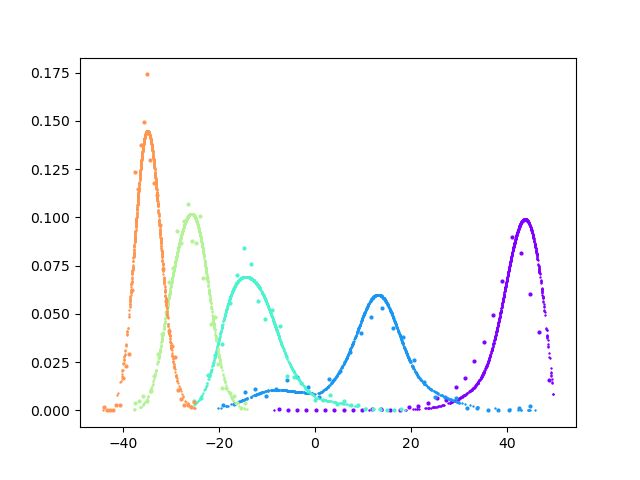

This chart was generated by the following Python code:
from __future__ import print_function
import pandas as pd
import numpy as np
import random
import math
import pickle
from numpy.polynomial.hermite import hermgauss
#import tensorflow as tf
import tensorflow.compat.v1 as tf
tf.disable_v2_behavior()
from femodel_tf_optimizer import femodel_tf_optimizer
import os, sys
import argparse


class femodel(femodel_tf_optimizer):
    """
    Class to optimize analytic binding free energy model with Tensorflow
    """
    kBT = 1.986e-3*300.0
    epsim = tf.constant(1.e-8, dtype=tf.float64)
    
    """    
    Rational soft-core function.

    Special case: when $u_c = 0$, 
    $$
    u_{\rm sc,0}(u)=
    \begin{cases}
    u                                                         & u \le 0 \\
    u_{\rm max} f_{\rm sc}(y)                                 & u  >  0
    \end{cases}
    $$
    with
    $$
    y = \frac{u}{u_{\rm max}}
    $$
    $$
    f_{\rm sc}(y) = \frac{z(y)^{a}-1}{z(y)^{a}+1} \, ,
    $$
    and
    $$
    z(y)=1+2 y/a + 2 (y/a)^2
    $$
    
    Inverse: $u = u_{\rm sc,0}$ for $u \le 0$. For $u > 0$:
    $$
    f_{\rm sc} = u_{\rm sc,0}/{u_{\rm max}}
    $$
    $$
    z = \left( \frac{1 + f_{\rm sc}}{1 - f_{\rm sc}}  \right)^(1/a)
    $$
    y = \frac{a}{2} \left( \sqrt{2 z - 1} -1  \right)
    $$
    $$
    u = u_{\rm max} y
    $$

    The derivative is:
    $$
    \frac{d u_{\rm sc,0}(u) }{du} = \frac{4 z^{a - 1}{(z^a + 1)^2} ( 1 + 2 \frac{y}{a} )
    $$
    for $u > 0$ and $1$ otherwise

    The general case $u_c \ne 0$ is obtained by shifting $u_{\rm sc}(u)$ up by $u_c$ and right by $u_c$:
    $$
    u_{\rm sc}(u) = u_{\rm sc,0}(u - u_c) + u_c
    $$
    For consistency, $u_{\rm max}$ is also shifted up by $u_c$. So the general case $u_c \ne 0$ is obtained
    by the special case $u_c = 0$ by the replacements
    $$
    u \rightarrow u - u_c
    $$
    $$
    u_{\rm max} \rightarrow u_{\rm max} - u_c
    $$

    Inverse for the general case: same as for the special case with the replacements above and:
    $$
    u = ( u_{\rm max} - u_c ) y + u_c
    $$

    Using the chain rule, the derivative for the general case has the same expression as the special case
    with the same replacements.
    

    """
    alphasc = tf.constant(1./16.,dtype=tf.float64)
    umaxsc = tf.constant(50.0/kBT, dtype=tf.float64)
    ubcore = tf.constant(0.0/kBT, dtype=tf.float64)
    def inverse_soft_core_function(self,usc):
        uno = tf.ones([tf.size(usc)], dtype=tf.float64)
        usc_safe1 = tf.where(usc < femodel.ubcore + femodel.epsim,       uno*(femodel.ubcore + femodel.epsim), usc)
        usc_safe2 = tf.where(usc_safe1 > femodel.umaxsc - femodel.epsim, uno*(femodel.umaxsc - femodel.epsim), usc_safe1)
        fsc = (usc_safe2-femodel.ubcore)/(femodel.umaxsc-femodel.ubcore)
        z = tf.math.pow((1.+fsc)/(1.-fsc), 1./femodel.alphasc)
        y = 0.5*femodel.alphasc*(-1.0 + tf.math.sqrt(2.*z - 1.))
        return tf.where(usc <= femodel.ubcore,
                        usc,
                        femodel.ubcore + (femodel.umaxsc - femodel.ubcore)*y)
    
    def der_soft_core_function(self,u):# dusc/du
        y = (u - femodel.ubcore)/(femodel.umaxsc-femodel.ubcore)
        z = 1 + 2.*y/femodel.alphasc + 2.*tf.math.pow(y/femodel.alphasc,2)
        za = tf.math.pow(z,femodel.alphasc)
        return tf.where(u <= femodel.ubcore,
                        tf.ones([tf.size(u)], dtype=tf.float64),
                        (4*(za/z)/tf.math.pow((za+1),2))*(1 + 2.*y/femodel.alphasc))

    def alchemical_potential_x(self, lmbds, xscbind):
        return tf.math.log(1. + tf.math.exp(- (xscbind[:,None]-lmbds['u0'][None,:]) * lmbds['alpha'][None,:])) * ((lmbds['Lambda2'][None,:] - lmbds['Lambda1'][None,:])/(lmbds['alpha'][None,:]+self.eps)) + xscbind[:,None] * lmbds['Lambda2'][None,:] + lmbds['w0'][None,:]
    
    def alchemical_potential(self, lmbds, uscbind):
        # self.eps is there to cover the case lambda1 = lambda2 and alpha = 0 in which case we have a linear alchemical potential
        return ((lmbds['Lambda2'] - lmbds['Lambda1'])/(lmbds['alpha']+self.eps))*tf.math.log(1. + tf.math.exp(-lmbds['alpha']*(uscbind-lmbds['u0']))) + lmbds['Lambda2']*uscbind + lmbds['w0']

if __name__ == '__main__':

    parser = argparse.ArgumentParser()
    parser.add_argument("-o", "--optimize", action="store_true", default=0,
                        help="Optimize parameters. Otherwise plot only.")
    parser.add_argument("-c", "--ncycles", type=int, default=100,
                        help="Number of optimization cycles")
    parser.add_argument("-n", "--nsteps", type=int, default=10,
                        help="Number of optimization steps in each cycle")
    parser.add_argument("-r", "--restart", action="store_true", default=0,
                        help="Restart optimization from the parameters saved in the pickle restart file")
    parser.add_argument("-b", "--basename",
                        help="Basename of the optimization job. Defaults to basename of this script.")
    parser.add_argument("-d", "--datafile", default="repl.cycle.potE.temp.lambda.ebind.lambda1.lambda2.alpha.u0.w0.dat",
                        help="Data file")
    parser.add_argument("-l", "--leg", type=float, default=1.0,
                        help="Value of state ID at which to plot the distributions")
    parser.add_argument("-s", "--stateID", nargs="+", type=int, default=0,
                        help="Values of state ID at which to plot the distributions")
    args = parser.parse_args()
    
    restart = args.restart
    production = args.optimize
    testarea = not production

    if args.basename:
        basename = args.basename
    else:
        basename = os.path.basename(os.path.splitext(sys.argv[0])[0])
        
    datafile = args.datafile
    ncycles = args.ncycles
    nsteps = args.nsteps
    states = args.stateID
    
    leg = args.leg

    print("Leg = ", leg)
    if leg == 1:
        direction = leg
    else:
        direction = -1.0
    print("Direction = ", direction)

    sdm_data_raw = pd.read_csv(datafile, delim_whitespace=True,
                           header=None,names=["cycle", "stateID", "temp", "direct", "Lambda1",
                                              "Lambda2", "alpha", "u0", "w0", "potE", "ebind", "bias"])

    lam_col = []
    for row in sdm_data_raw['stateID']:
        lam = 0.05*row
        if (lam > 0.5):
            lam = lam - 0.05
        lam_col.append(lam)

    sdm_data_raw.insert(2, "Lambda", lam_col)

    #print(sdm_data_raw)

    sdm_data = sdm_data_raw[sdm_data_raw["direct"] == direction]

    #print(sdm_data)

    temperature = 300.0
    kT = 1.986e-3*temperature # [kcal/mol]
    beta = 1./kT

    nmodes = 3

    reference_params = {}
    reference_params['ub'] = [  -18.69*beta, -12.63*beta, -6.99*beta ]
    reference_params['sb'] = [ 3.11*beta,  3.61*beta, 3.5*beta ]
    reference_params['pb'] = [ 2.60e-6, 1.44e-5, 4.08e-8 ]
    reference_params['elj'] = [ 1.1*beta, 1.1*beta, 1.1*beta ]
    reference_params['uce'] = [ 1.1,    1.1, 1.1 ]
    reference_params['nl']  = [   10,    20, 30 ]
    reference_params['wg'] =  [ 1.04e-2, 8.11e-2, 9.09e-1 ]
    
    scale_params = {}
    scale_params['ub'] =  [ 1.*beta, 1.*beta, 1.*beta ]
    scale_params['sb'] =  [ 0.1*beta, 0.1*beta, 0.1*beta ]
    scale_params['pb'] =  [ 1.e-6, 1.e-5, 1.e-8  ]
    scale_params['elj'] = [ 1*beta, 1*beta, 1*beta ]
    scale_params['uce'] = [ 1, 1, 1 ]
    scale_params['nl']  = [ 1, 1, 1 ]
    scale_params['wg'] =  [ 1.e-2, 1.e-2, 1.e-1 ]


    range_params = {}
    range_params['ub'] = [ (-30*beta, 30.0*beta), (-30.0*beta, 30.0*beta), (-30.0*beta, 30.0*beta) ]
    range_params['sb'] = [ (2.0*beta, 8.0*beta), (2.0*beta, 8.0*beta), (2.0*beta, 8.0*beta) ]
    range_params['pb'] = [ (0.0, 1.0), (0.0, 1.0), (0.0, 1.0) ]
    range_params['elj'] = [ (1*beta, 20.0*beta), (1*beta, 20.0*beta), (1*beta, 20.0*beta) ]
    range_params['uce'] = [ (1.0, 10.0), (1.0, 10.0), (1.0, 10.0) ]
    range_params['nl'] = [ (3.0, 60.0), (3.0, 60.0), (3.0, 60.0) ]
    
    learning_rate = 0.05

    discard = 500
    
    xparams = {}
    if restart:
        with open(basename + '.pickle', 'rb') as f:
            best_ubx, best_sbx, best_pbx, best_ex, best_ucx, best_nlx, best_wgx = pickle.load(f)
            xparams['ub'] = best_ubx
            xparams['sb'] = best_sbx
            xparams['pb'] = best_pbx
            xparams['elj']   = best_ex
            xparams['uce']  = best_ucx
            xparams['nl']  = best_nlx
            xparams['wg'] = best_wgx
    else:
        xparams['ub']  = [0. for i in range(nmodes) ]
        xparams['sb']  = [0. for i in range(nmodes) ]
        xparams['pb']  = [0. for i in range(nmodes) ]
        xparams['elj']   = [0. for i in range(nmodes) ]
        xparams['uce']  = [0. for i in range(nmodes) ]
        xparams['nl']  = [0. for i in range(nmodes) ]
        xparams['wg']  = [0. for i in range(nmodes) ]

    fe_optimizer = femodel(sdm_data, reference_params, temperature, range_params=range_params,
                  xparams=xparams, scale_params=scale_params, discard=discard, learning_rate=learning_rate)
                                        
    variables = [ fe_optimizer.ubx_t, fe_optimizer.sbx_t , fe_optimizer.ex_t, fe_optimizer.ucx_t, fe_optimizer.nlx_t, fe_optimizer.wgx_t, fe_optimizer.pbx_t ]
    
    #----- test area ----------------

    tf.logging.set_verbosity(tf.logging.ERROR)
    
    if testarea:
        with tf.Session() as sess:
            sess.run(fe_optimizer.init)
            ll = sess.run(fe_optimizer.cost)
            uv = sess.run(fe_optimizer.u)
            uscv = sess.run(fe_optimizer.usc)
            p0v = sess.run(tf.squeeze(fe_optimizer.p0))
            p0scv = sess.run(tf.squeeze(fe_optimizer.p0sc))
            pklv = sess.run(tf.squeeze(fe_optimizer.pkl))
            xscv = sess.run(fe_optimizer.xsc)
            p0scxv = sess.run(tf.squeeze(fe_optimizer.p0scx))
            sts = sess.run(fe_optimizer.lambdas['stateID'])
            upscv = sess.run(fe_optimizer.upsc)
            klv = sess.run(tf.squeeze(fe_optimizer.kl))


            best_ubx = sess.run(fe_optimizer.ubx_t)
            best_sbx = sess.run(fe_optimizer.sbx_t)
            best_pbx = sess.run(fe_optimizer.pbx_t)
            best_ex  = sess.run(fe_optimizer.ex_t)
            best_ucx = sess.run(fe_optimizer.ucx_t)
            best_nlx = sess.run(fe_optimizer.nlx_t)
            best_wgx = sess.run(fe_optimizer.wgx_t)
                        
            best_ub = sess.run(fe_optimizer.ub_t)
            best_sb = sess.run(fe_optimizer.sb_t)
            best_pb = sess.run(fe_optimizer.pb_t)
            best_elj  = sess.run(fe_optimizer.elj_t)
            best_uce = sess.run(fe_optimizer.uce_t)
            best_nl = sess.run(fe_optimizer.nl_t)
            best_wg = sess.run(fe_optimizer.wg_t)
            
            print("Optimized Cost =", ll)
            print("Parameters:")
            print("wg = ", best_wg/np.sum(best_wg))
            results = fe_optimizer.applyunits(best_ub, best_sb, best_pb, best_elj, best_uce, best_nl)
            params = ["ub", "sb", "pb", "elj", "uce", "nl"]
            for mode, item in enumerate(results):
                string = ""
                for value in item:
                    string = string + str(value) + " "
                print(params[mode] + " = [" + string + "]")
            print("-------------------------------------------------------------------------")


        # plot
        import matplotlib
        import matplotlib.pyplot as plt
        fig, ax = plt.subplots()
        color = iter(plt.cm.rainbow(np.linspace(0, 1, len(states) + 1)))
        for state in states:
            mask = abs(sts - state) < 1.e-6
            hist, bin_edges = np.histogram(uscv[mask]*kT, bins=30, density=True)
            nh = len(hist)
            dx = bin_edges[1] - bin_edges[0]
            xp = bin_edges[0:nh] + 0.5*dx
            c = next(color)
            ax.plot(xp, hist, 'o', markersize = 2, c=c)
            ax.plot(uscv[mask]*kT, pklv[mask]/kT, '+', markersize = 1, c=c)
            #ax.set_xlim([-40*kT,200*kT])
        #plt.show()
        plt.savefig(basename + ".png")



    #------- training area ----------------------

    if production:
        with tf.Session() as sess:
    
            sess.run(fe_optimizer.init)
            fe_optimizer.opt = fe_optimizer.optimizer.minimize(fe_optimizer.cost, var_list = variables)
            sess.graph.finalize()
            ll = sess.run(fe_optimizer.cost)

            best_loss = ll
            best_ubx = sess.run(fe_optimizer.ubx_t)
            best_sbx = sess.run(fe_optimizer.sbx_t)
            best_pbx = sess.run(fe_optimizer.pbx_t)
            best_ex  = sess.run(fe_optimizer.ex_t)
            best_ucx = sess.run(fe_optimizer.ucx_t)
            best_nlx = sess.run(fe_optimizer.nlx_t)
            best_wgx = sess.run(fe_optimizer.wgx_t)
            
            best_ub = sess.run(fe_optimizer.ub_t)
            best_sb = sess.run(fe_optimizer.sb_t)
            best_pb = sess.run(fe_optimizer.pb_t)
            best_elj  = sess.run(fe_optimizer.elj_t)
            best_uce = sess.run(fe_optimizer.uce_t)
            best_nl = sess.run(fe_optimizer.nl_t)
            best_wg = sess.run(fe_optimizer.wg_t)
            
            gubx = sess.run(fe_optimizer.gubx_t)
            gsbx = sess.run(fe_optimizer.gsbx_t)
            gpbx = sess.run(fe_optimizer.gpbx_t)
            gex = sess.run(fe_optimizer.gex_t)
            gucx = sess.run(fe_optimizer.gucx_t)
            gnlx = sess.run(fe_optimizer.gnlx_t)
            gwgx = sess.run(fe_optimizer.gwgx_t)
            print("Gradients:")
            print(gubx,gsbx,gpbx,gex,gucx,gnlx,gwgx)
            
            print("Start Cost =", ll)
            print("Parameters:")
            print("wg = ", best_wg)

            results = fe_optimizer.applyunits(best_ub, best_sb, best_pb, best_elj, best_uce, best_nl)
            params = ["ub", "sb", "pb", "elj", "uce", "nl"]
            for mode, item in enumerate(results):
                string = ""
                for value in item:
                    string = string + str(value) + " "
                print(params[mode] + " = [" + string + "]")

            print("---------------------------------------")
        
            for step in range(ncycles):
                for i in range(nsteps):
                    #sess.run(fe_optimizer.train) #all variables optimized
                    sess.run(fe_optimizer.opt) #only selected variables are optimized
                gubx = sess.run(fe_optimizer.gubx_t)
                gsbx = sess.run(fe_optimizer.gsbx_t)
                gpbx = sess.run(fe_optimizer.gpbx_t)
                gex = sess.run(fe_optimizer.gex_t)
                gucx = sess.run(fe_optimizer.gucx_t)
                gnlx = sess.run(fe_optimizer.gnlx_t)
                gwgx = sess.run(fe_optimizer.gwgx_t)
                notok = ( np.any(np.isnan(gubx)) or
                          np.any(np.isnan(gsbx)) or
                          np.any(np.isnan(gpbx)) or
                          np.any(np.isnan(gex))  or
                          np.any(np.isnan(gucx)) or
                          np.any(np.isnan(gnlx)) or
                          np.any(np.isnan(gwgx)) )
                

                print("Gradients:")
                print(gubx,gsbx,gpbx,gex,gucx,gnlx,gwgx)
                if notok:
                    print("Gradient error")
                    break
                ll = sess.run(fe_optimizer.cost)

                l_ubx = sess.run(fe_optimizer.ubx_t)
                l_sbx = sess.run(fe_optimizer.sbx_t)
                l_pbx = sess.run(fe_optimizer.pbx_t)
                l_ex  = sess.run(fe_optimizer.ex_t)
                l_ucx = sess.run(fe_optimizer.ucx_t)
                l_nlx = sess.run(fe_optimizer.nlx_t)
                l_wgx = sess.run(fe_optimizer.wgx_t)
            
                l_ub = sess.run(fe_optimizer.ub_t)
                l_sb = sess.run(fe_optimizer.sb_t)
                l_pb = sess.run(fe_optimizer.pb_t)
                l_elj = sess.run(fe_optimizer.elj_t)
                l_uce = sess.run(fe_optimizer.uce_t)
                l_nl = sess.run(fe_optimizer.nl_t)
                l_wg = sess.run(fe_optimizer.wg_t)
                
                if( ll < best_loss ):
                    best_loss = ll
                
                    best_ubx = l_ubx 
                    best_sbx = l_sbx
                    best_pbx = l_pbx
                    best_ex  = l_ex 
                    best_ucx = l_ucx
                    best_nlx = l_nlx 
                    best_wgx = l_wgx

                    best_ub  = l_ub  
                    best_sb  = l_sb 
                    best_pb  = l_pb 
                    best_elj = l_elj
                    best_uce = l_uce
                    best_nl  = l_nl   
                    best_wg  = l_wg
    

                print(step, "Cost =", ll)
                print("Parameters:")
                print("wg = ", l_wg)
                results = fe_optimizer.applyunits(l_ub, l_sb, l_pb, l_elj, l_uce, l_nl)
                params = ["ub", "sb", "pb", "elj", "uce", "nl"]
                for mode, item in enumerate(results):
                    string = ""
                    for value in item:
                        string = string + str(value) + " "
                    print(params[mode] + " = [" + string + "]") 

                print("----------------------------------------------------")

                with open(basename + '.pickle', 'wb') as f:
                    pickle.dump([best_ubx, best_sbx, best_pbx, best_ex, best_ucx, best_nlx, best_wgx],f)


                
            print("----------- End of Optimization -----------", basename);
            print("Optimized Cost =", best_loss)
            print("wg = ", best_wg/np.sum(best_wg))
            results = fe_optimizer.applyunits(best_ub, best_sb, best_pb, best_elj, best_uce, best_nl)
            params = ["ub", "sb", "pb", "elj", "uce", "nl"]
            for mode, item in enumerate(results):
                string = ""
                for value in item:
                    string = string + str(value) + " "
                print(params[mode] + " = [" + string + "]")
